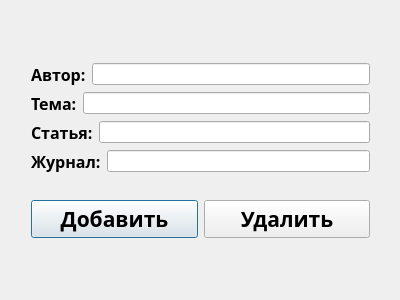
<?xml version="1.0" encoding="UTF-8"?>
<ui version="4.0">
 <class>redact</class>
 <widget class="QDialog" name="redact">
  <property name="geometry">
   <rect>
    <x>0</x>
    <y>0</y>
    <width>400</width>
    <height>300</height>
   </rect>
  </property>
  <property name="windowTitle">
   <string>redact</string>
  </property>
  <widget class="QWidget" name="">
   <property name="geometry">
    <rect>
     <x>20</x>
     <y>31</y>
     <width>361</width>
     <height>241</height>
    </rect>
   </property>
   <layout class="QVBoxLayout" name="verticalLayout_2">
    <item>
     <layout class="QVBoxLayout" name="verticalLayout">
      <item>
       <layout class="QHBoxLayout" name="horizontalLayout">
        <item>
         <widget class="QLabel" name="label">
          <property name="font">
           <font>
            <family>Sitka Small</family>
            <pointsize>12</pointsize>
            <weight>75</weight>
            <bold>true</bold>
           </font>
          </property>
          <property name="text">
           <string>Автор:</string>
          </property>
         </widget>
        </item>
        <item>
         <widget class="QLineEdit" name="lineEdit_4"/>
        </item>
       </layout>
      </item>
      <item>
       <layout class="QHBoxLayout" name="horizontalLayout_2">
        <item>
         <widget class="QLabel" name="label_2">
          <property name="font">
           <font>
            <family>Sitka Small</family>
            <pointsize>12</pointsize>
            <weight>75</weight>
            <bold>true</bold>
           </font>
          </property>
          <property name="text">
           <string>Тема:</string>
          </property>
         </widget>
        </item>
        <item>
         <widget class="QLineEdit" name="lineEdit_2"/>
        </item>
       </layout>
      </item>
      <item>
       <layout class="QHBoxLayout" name="horizontalLayout_4">
        <item>
         <widget class="QLabel" name="label_3">
          <property name="font">
           <font>
            <family>Sitka Small</family>
            <pointsize>12</pointsize>
            <weight>75</weight>
            <bold>true</bold>
           </font>
          </property>
          <property name="text">
           <string>Статья:</string>
          </property>
         </widget>
        </item>
        <item>
         <widget class="QLineEdit" name="lineEdit_3"/>
        </item>
       </layout>
      </item>
      <item>
       <layout class="QHBoxLayout" name="horizontalLayout_5">
        <item>
         <widget class="QLabel" name="label_4">
          <property name="font">
           <font>
            <family>Sitka Small</family>
            <pointsize>12</pointsize>
            <weight>75</weight>
            <bold>true</bold>
           </font>
          </property>
          <property name="text">
           <string>Журнал:</string>
          </property>
         </widget>
        </item>
        <item>
         <widget class="QLineEdit" name="lineEdit"/>
        </item>
       </layout>
      </item>
     </layout>
    </item>
    <item>
     <layout class="QHBoxLayout" name="horizontalLayout_6">
      <item>
       <widget class="QPushButton" name="pushButton">
        <property name="font">
         <font>
          <family>Sitka Small</family>
          <pointsize>16</pointsize>
          <weight>75</weight>
          <bold>true</bold>
         </font>
        </property>
        <property name="text">
         <string>Добавить</string>
        </property>
       </widget>
      </item>
      <item>
       <widget class="QPushButton" name="pushButton_2">
        <property name="font">
         <font>
          <family>Sitka Small</family>
          <pointsize>16</pointsize>
          <weight>75</weight>
          <bold>true</bold>
         </font>
        </property>
        <property name="text">
         <string>Удалить</string>
        </property>
       </widget>
      </item>
     </layout>
    </item>
   </layout>
  </widget>
 </widget>
 <layoutdefault spacing="6" margin="11"/>
 <resources/>
 <connections/>
</ui>
